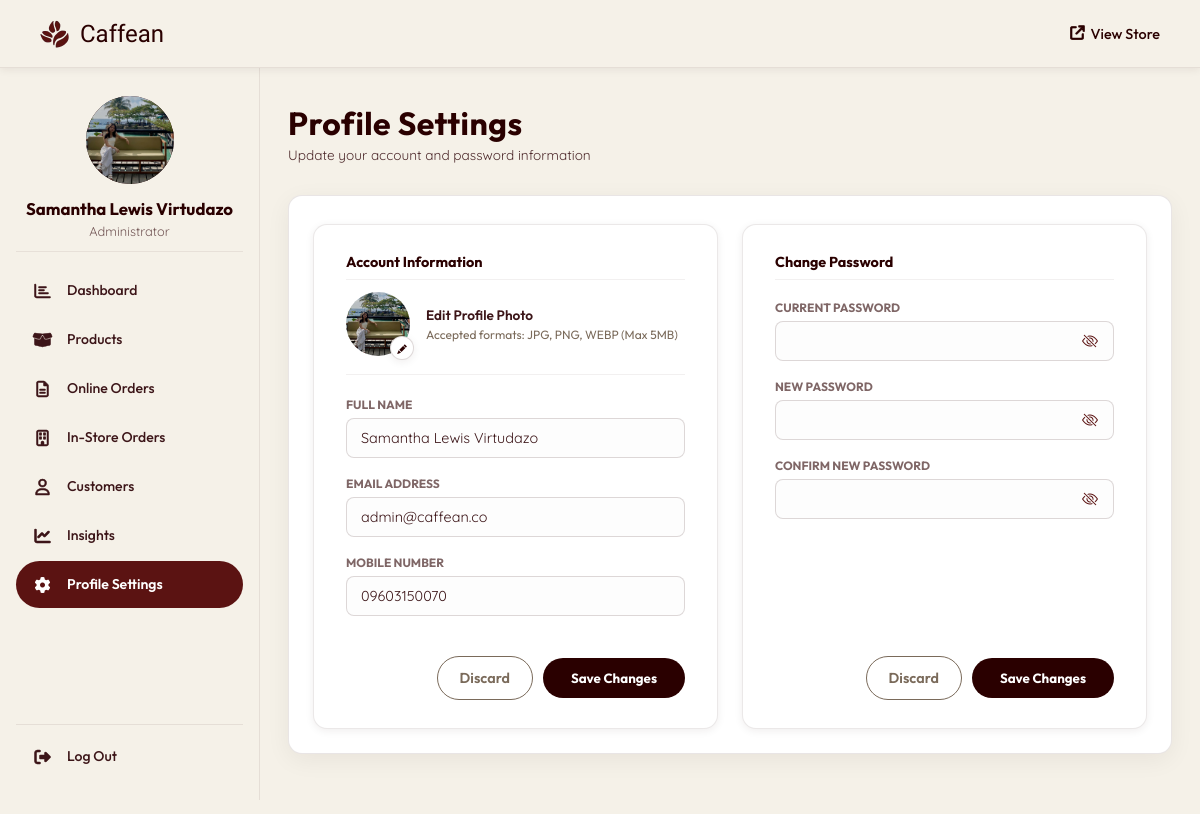
Screenshot of /admin/profile_settings.php (signed in) with the database file from the repository.
### tables this page shows
CREATE TABLE `users` (
  `user_id` int(11) NOT NULL,
  `full_name` varchar(100) NOT NULL,
  `email` varchar(100) NOT NULL,
  `mobile_number` varchar(15) DEFAULT NULL,
  `profile_image` varchar(255) DEFAULT NULL,
  `house_unit` varchar(100) DEFAULT NULL,
  `street_name` varchar(100) DEFAULT NULL,
  `barangay` varchar(100) DEFAULT NULL,
  `city_municipality` varchar(100) DEFAULT NULL,
  `province` varchar(100) DEFAULT NULL,
  `zip_code` varchar(10) DEFAULT NULL,
  `password` varchar(255) NOT NULL,
  `role` enum('admin','customer') DEFAULT 'customer',
  `created_at` timestamp NOT NULL DEFAULT current_timestamp()
);

### admin/profile_settings.php (the view, shortened to what this page needs)
<?php
require_once '../php/db_connection.php';
$user_id = (int)$_SESSION['user_id'];
$stmt = mysqli_prepare($conn,
    "SELECT full_name, email, mobile_number, profile_image FROM users WHERE user_id = ?");
mysqli_stmt_bind_param($stmt, 'i', $user_id);
mysqli_stmt_execute($stmt);
$admin = mysqli_fetch_assoc(mysqli_stmt_get_result($stmt));
$avatar_src = !empty($admin['profile_image'])
    ? BASE_URL . '/' . htmlspecialchars($admin['profile_image'])
    : '';
require 'includes/header.php';
?>
<div class="page-header">
  <div class="page-header-text">
    <h1>Profile Settings</h1>
    <p>Update your account and password information</p>
  </div>
</div>
<div class="ins-outer-frame">
  <div class="ps-settings-row">
    <div>
      <div class="ps-card">
        <p class="ps-section-hd">Account Information</p>
        <div class="ps-avatar-row">
          <div class="ps-avatar-wrap" id="psAvatarWrap"
               onclick="document.getElementById('psAvatarInput').click()" title="Edit profile photo">
            <?php if ($avatar_src): ?>
              <img src="<?= $avatar_src ?>" alt="Profile" class="ps-avatar-img" id="psAvatarPreview" />
            <?php else: ?>
              <div class="ps-avatar-initial" id="psAvatarInitial">
                <?= strtoupper(substr($admin['full_name'] ?? 'A', 0, 1)) ?>
              </div>
            <?php endif; ?>
            <div class="ps-avatar-pencil"><i class="bi bi-pencil-fill"></i></div>
          </div>
          <div class="ps-avatar-meta">
            <span class="ps-avatar-hint">Edit Profile Photo</span>
            <span class="ps-avatar-hint-sub">Accepted formats: JPG, PNG, WEBP (Max 5MB)</span>
          </div>
        </div>
        <form id="psInfoForm" onsubmit="saveInfoSection(event)">
          <div class="ps-form-grid">
            <div class="ps-field">
              <label>FULL NAME</label>
              <input type="text" name="full_name" id="ps-full-name"
                     value="<?= htmlspecialchars($admin['full_name'] ?? '') ?>" required />
            </div>
            <div class="ps-field">
              <label>EMAIL ADDRESS</label>
              <input type="email" name="email" id="ps-email"
                     value="<?= htmlspecialchars($admin['email'] ?? '') ?>" required />
            </div>
            <div class="ps-field full-width">
              <label>MOBILE NUMBER</label>
              <input type="tel" name="mobile_number" id="ps-mobile"
                     value="<?= htmlspecialchars($admin['mobile_number'] ?? '') ?>"
                     placeholder="+63 9XX XXX XXXX"
                     maxlength="16"
                     pattern="(\+63|0)[0-9]{10}"
                     title="Format: +63 9XX XXX XXXX or 09XXXXXXXXX" />
            </div>
          </div>
          <div class="ps-form-actions">
            <button type="button" class="ps-btn-discard" onclick="discardInfo()">Discard</button>
            <button type="submit" class="ps-btn-save" id="psInfoSaveBtn">Save Changes</button>
          </div>
        </form>
      </div>
    </div>
    <div>
      <div class="ps-card">
        <p class="ps-section-hd">Change Password</p>
        <form id="psPwForm" onsubmit="savePasswordSection(event)">
          <div class="ps-form-grid" style="margin-top: 8px;">
            <div class="ps-field full-width">
              <label>CURRENT PASSWORD</label>
              <div class="ps-pw-wrap">
                <input type="password" name="current_password" id="ps-pw-cur" autocomplete="current-password" />
                <button type="button" class="ps-pw-toggle" onclick="togglePw('ps-pw-cur', this)" aria-label="Toggle visibility">
                  <i class="bi bi-eye-slash"></i>
                </button>
              </div>
            </div>
            <div class="ps-field full-width">
              <label>NEW PASSWORD</label>
              <div class="ps-pw-wrap">
                <input type="password" name="new_password" id="ps-pw-new" autocomplete="new-password" />
                <button type="button" class="ps-pw-toggle" onclick="togglePw('ps-pw-new', this)" aria-label="Toggle visibility">
                  <i class="bi bi-eye-slash"></i>
                </button>
              </div>
            </div>
            <div class="ps-field full-width">
              <label>CONFIRM NEW PASSWORD</label>
              <div class="ps-pw-wrap">
                <input type="password" name="confirm_password" id="ps-pw-confirm" autocomplete="new-password" />
                <button type="button" class="ps-pw-toggle" onclick="togglePw('ps-pw-confirm', this)" aria-label="Toggle visibility">
                  <i class="bi bi-eye-slash"></i>
                </button>
              </div>
            </div>
          </div>
          <div class="ps-form-actions">
            <button type="button" class="ps-btn-discard" onclick="discardPassword()">Discard</button>
            <button type="submit" class="ps-btn-save" id="psPwSaveBtn">Save Changes</button>
          </div>
        </form>
      </div>
    </div>
  </div></div>
<?php require 'includes/footer.php'; ?>

### admin/includes/header.php (shortened to what this page needs)
<?php
$admin_name    = isset($_SESSION['full_name']) ? htmlspecialchars($_SESSION['full_name']) : 'Admin';
$admin_initial = strtoupper(substr($admin_name, 0, 1));
$current_page  = basename($_SERVER['PHP_SELF']);
$admin_avatar_src = '';
if (isset($_SESSION['user_id'])) {
    $a_stmt = mysqli_prepare($conn, "SELECT profile_image, email FROM users WHERE user_id = ?");
    mysqli_stmt_bind_param($a_stmt, 'i', $_SESSION['user_id']);
    mysqli_stmt_execute($a_stmt);
    $a_row = mysqli_fetch_assoc(mysqli_stmt_get_result($a_stmt));
    if (!empty($a_row['profile_image'])) {
        $admin_avatar_src = BASE_URL . '/' . htmlspecialchars($a_row['profile_image']);
    }
}
?>
<!DOCTYPE html>
<html lang="en">
<head>
  <link rel="stylesheet" href="<?= BASE_URL ?>/admin/assets/css/admin.css?v=<?= time() ?>" />
  <link rel="stylesheet" href="https://cdnjs.cloudflare.com/ajax/libs/font-awesome/6.4.0/css/all.min.css" />
  <link rel="stylesheet" href="https://cdn.jsdelivr.net/npm/bootstrap-icons@1.11.3/font/bootstrap-icons.min.css" />
</head>
<body>
  <nav class="admin-navbar">
    <div class="admin-nav-inner">
      <a href="<?= BASE_URL ?>/admin/dashboard.php" class="admin-brand">
        <img src="<?= BASE_URL ?>/images/coffee_beans_logo.png" alt="Caffean" />
        <span>Caffean</span>
      </a>
      <div class="nav-right">
        <a href="<?= BASE_URL ?>/" target="_blank" class="btn-ghost">
          <i class="fas fa-arrow-up-right-from-square"></i> View Store
        </a>
      </div>
    </div>
  </nav>
  <div class="admin-body">
    <aside class="admin-sidebar">
      <div class="admin-sidebar-profile">
        <div class="admin-avatar-wrap">
          <?php if ($admin_avatar_src): ?>
            <img src="<?= $admin_avatar_src ?>" alt="Profile" class="admin-sidebar-avatar" id="adminAvatarPreview" />
          <?php else: ?>
            <div class="admin-sidebar-avatar" id="adminAvatarInitial"><?= $admin_initial ?></div>
          <?php endif; ?>
        </div>
        <div class="admin-sidebar-info">
          <h2><?= $admin_name ?></h2>
          <p>Administrator</p>
        </div>
      </div>
      <ul class="sidebar-nav">
        <li>
          <a href="<?= BASE_URL ?>/admin/dashboard.php"
            <?= $current_page === 'dashboard.php' ? 'class="active"' : '' ?>>
            <span class="snav-icon">
              <i class="far fa-chart-bar snav-ic-out"></i>
            </span>
            <span class="snav-text">Dashboard</span>
          </a>
        </li>
        <li>
          <a href="<?= BASE_URL ?>/admin/products.php"
            <?= $current_page === 'products.php' ? 'class="active"' : '' ?>>
            <span class="snav-icon">
              <i class="fas fa-box-open snav-ic-out"></i>
            </span>
            <span class="snav-text">Products</span>
          </a>
        </li>
        <li>
          <a href="<?= BASE_URL ?>/admin/orders.php"
            <?= $current_page === 'orders.php' ? 'class="active"' : '' ?>>
            <span class="snav-icon">
              <i class="far fa-file-lines snav-ic-out"></i>
            </span>
            <span class="snav-text">Online Orders</span>
          </a>
        </li>
        <li>
          <a href="<?= BASE_URL ?>/admin/instore_orders.php"
            <?= $current_page === 'instore_orders.php' ? 'class="active"' : '' ?>>
            <span class="snav-icon">
              <i class="far fa-building snav-ic-out"></i>
            </span>
            <span class="snav-text">In-Store Orders</span>
          </a>
        </li>
        <li>
          <a href="<?= BASE_URL ?>/admin/customers.php"
            <?= $current_page === 'customers.php' ? 'class="active"' : '' ?>>
            <span class="snav-icon">
              <i class="far fa-user snav-ic-out"></i>
            </span>
            <span class="snav-text">Customers</span>
          </a>
        </li>
        <li>
          <a href="<?= BASE_URL ?>/admin/insights.php"
            <?= $current_page === 'insights.php' ? 'class="active"' : '' ?>>
            <span class="snav-icon">
              <i class="fas fa-chart-line snav-ic-out"></i>
            </span>
            <span class="snav-text">Insights</span>
          </a>
        </li>
        <li>
          <a href="<?= BASE_URL ?>/admin/profile_settings.php"
            <?= $current_page === 'profile_settings.php' ? 'class="active"' : '' ?>>
            <span class="snav-icon">
              <i class="fas fa-gear snav-ic-fill"></i>
            </span>
            <span class="snav-text">Profile Settings</span>
          </a>
        </li>
      </ul>
      <div class="sidebar-logout">
        <a href="<?= BASE_URL ?>/php/logout.php" class="sidebar-logout-btn">
          <span class="snav-icon">
            <i class="fas fa-right-from-bracket"></i>
          </span>
          <span class="snav-text">Log Out</span>
        </a>
      </div>
    </aside>
    <main class="admin-wrapper">

### rows the page displays
users: profile_image (picture), full_name "Samantha Lewis Virtudazo", email "admin@caffean.co", mobile_number "09603150070"

### other values shown
$admin_name "Samantha Lewis Virtudazo"
